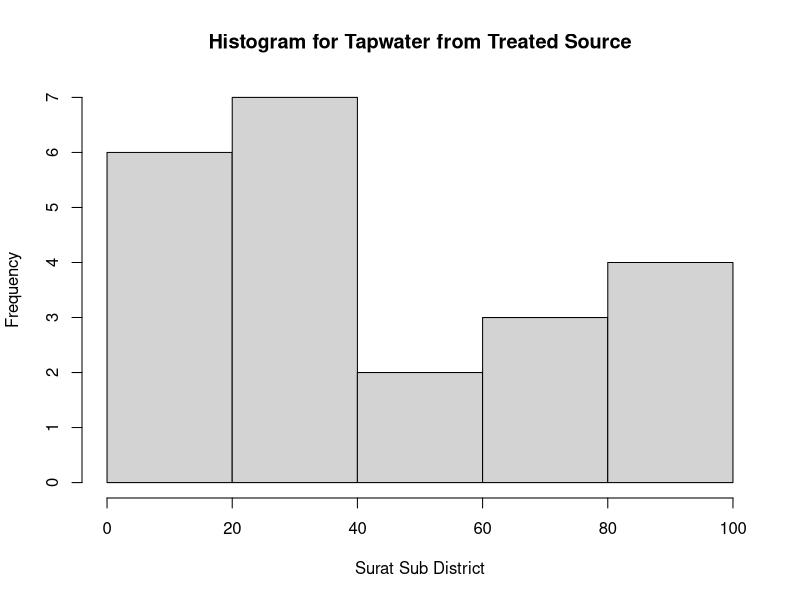
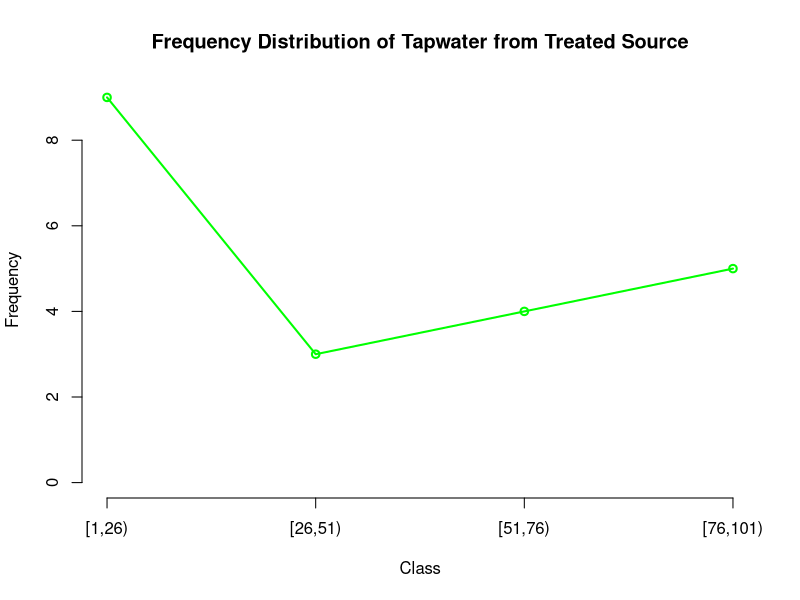
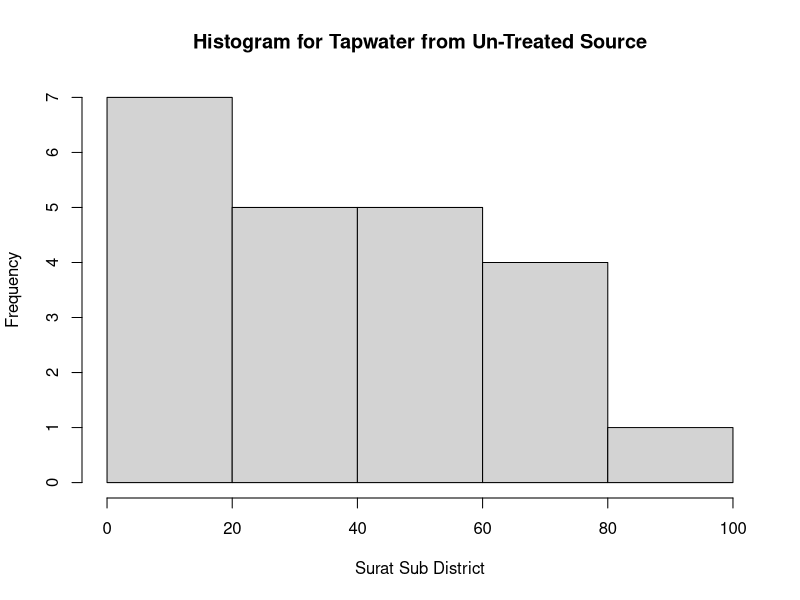
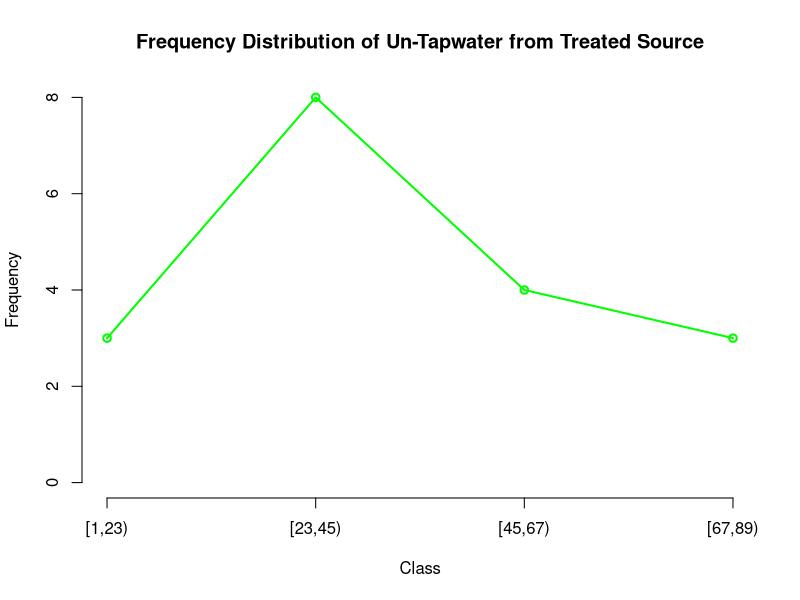
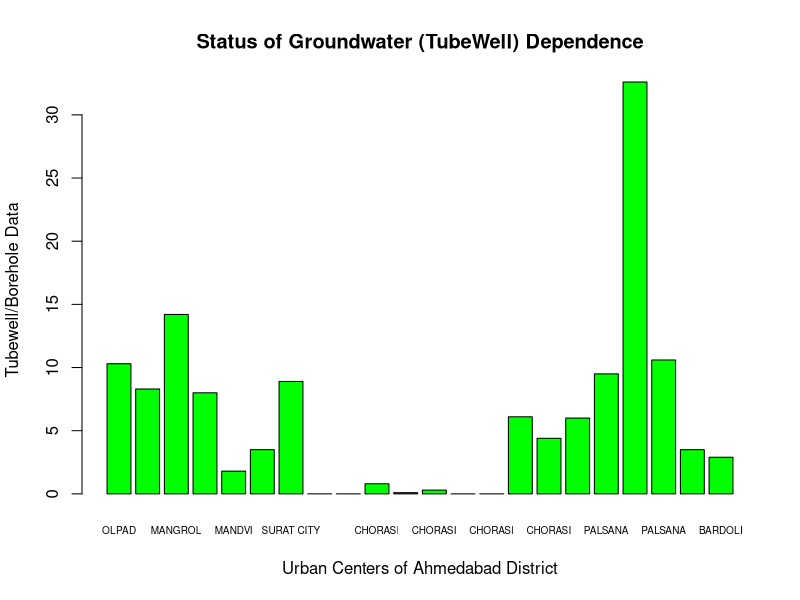
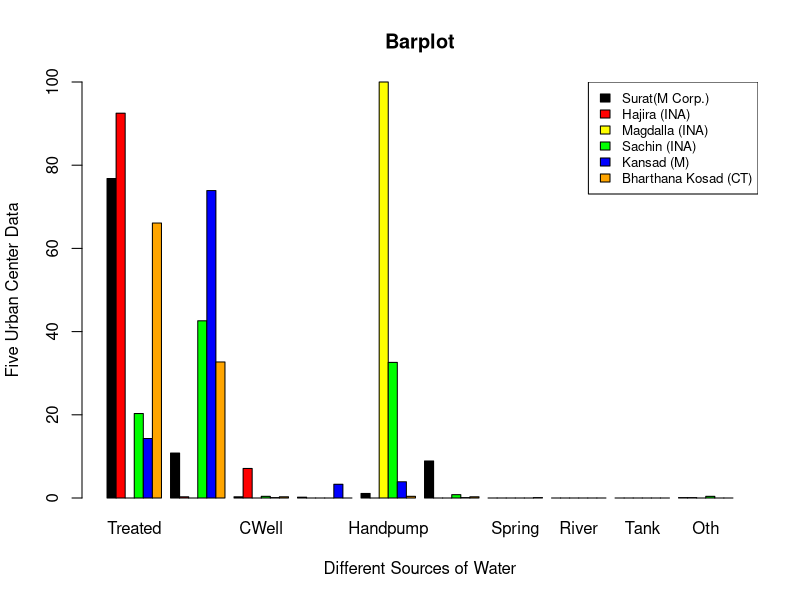
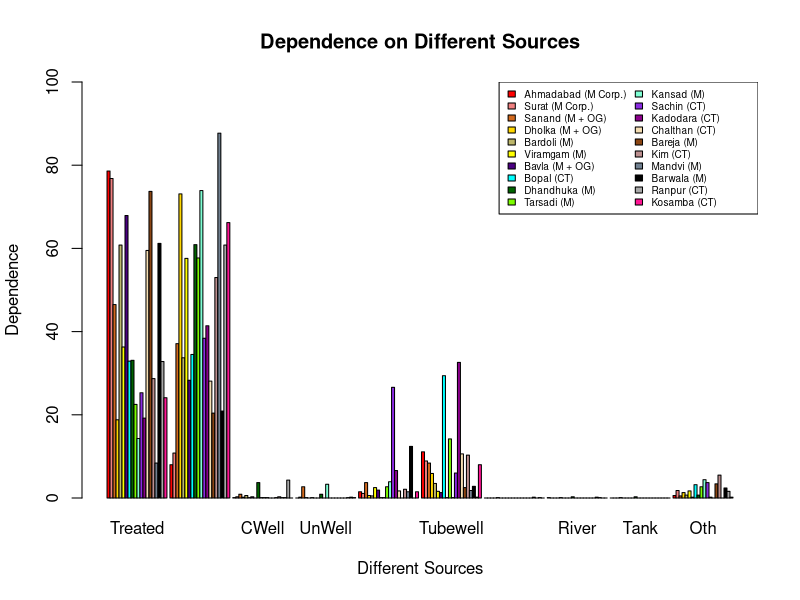
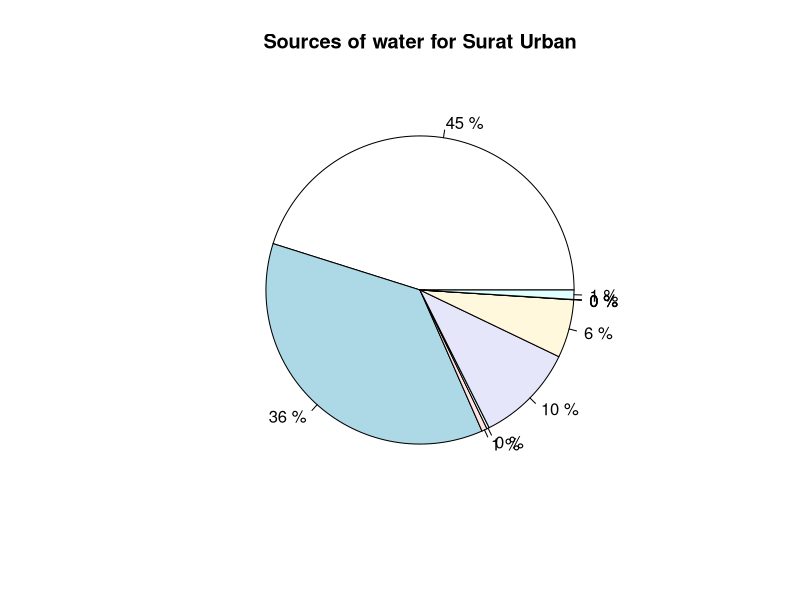

Write R code to recreate these figures, in order.
# 8. How similar or different is Surat from Ahmedabad? 
# (You will have to perform all the analysis done above for Surat, and then make the comparison)

# Importing Data
Water_Data = read.csv("water_data.csv")

# Selecting Treated Source from Surat district.
Tap_Treated = Water_Data$Tapwater.from.treated.source[14:35]

# Histogram
hist(Tap_Treated, xlab = "Surat Sub District",
     ylab = "Frequency", 
     main = "Histogram for Tapwater from Treated Source")


# Frequency Distribution
summary(Tap_Treated)
(99.9 - 1)/4
breaks = seq(1, 125, by=25)
time.cut = cut(Tap_Treated, breaks, right = FALSE)
time.freq = table(time.cut)
time.freq


# Plotting Frequency Distribution
plot(time.freq, type = "o",
     main = "Frequency Distribution of Tapwater from Treated Source",
     xlab = "Class", 
     ylab = "Frequency",
     col = "green")

# ---------------------------------------------------------------------------------------------------- #

# Select Untreated Source from Surat District.
Tap_Untreated = Water_Data$Tapwater.from.un.treated.source[14:35]

# Histogram
hist(Tap_Untreated, xlab = "Surat Sub District",
     ylab = "Frequency", 
     main = "Histogram for Tapwater from Un-Treated Source")


# Frequency Distribution
summary(Tap_Untreated)
# (max - 1) / number of class
(87.7 - 1)/4
breaks = seq(1, 95, by=22)
time.cut = cut(Tap_Untreated, breaks, right = FALSE)
time.freq = table(time.cut)
time.freq

# Ploting Frequency Distribution
plot(time.freq, type = "o",
     main = "Frequency Distribution of Un-Tapwater from Treated Source",
     xlab = "Class", 
     ylab = "Frequency",
     col = "green")

# --------------------------------------------------------------------------------------------------- #

# Mean
mean(Tap_Treated)
mean(Tap_Untreated)


# Geometric Mean
print(prod(Tap_Treated)^(1 / length(Tap_Treated))) 
print(prod(Tap_Untreated)^(1 / length(Tap_Untreated))) 


# Harmonic Mean
print(1 / mean(1 / Tap_Treated))
print(1 / mean(1 / Tap_Untreated))


# Median
median(Tap_Treated)
median(Tap_Untreated)


# Mode
mode(Tap_Treated)
mode(Tap_Untreated)

# --------------------------------------------------------------------------------------------------- #

# Standard Deviaition
sd(Tap_Treated)
sd(Tap_Untreated)

# --------------------------------------------------------------------------------------------------- #

# Selecting Tubewell from Surat District
Tubwell = Water_Data$Tubewell.Borehole[14:35]

# Plotting
barplot(Tubwell,
        names.arg = Water_Data$Sub.District.Name[14:35],
        cex.names = 0.6,
        main = "Status of Groundwater (TubeWell) Dependence",
        xlab = "Urban Centers of Ahmedabad District",
        ylab = "Tubewell/Borehole Data",
        col = "green")

# --------------------------------------------------------------------------------------------------- #

# Segrigating Data
Treated = Water_Data$Tapwater.from.treated.source[20:25]
Untreated = Water_Data$Tapwater.from.un.treated.source[20:25]
CWell = Water_Data$Covered.well[20:25]
UnC_Well = Water_Data$Un.covered.well[20:25]
Handpump = Water_Data$Handpump[20:25]
Tubewell = Water_Data$Tubewell.Borehole[20:25]
Spring = Water_Data$Spring[20:25]
River = Water_Data$River..Canal[20:25]
Tank = Water_Data$Tank..Pond..Lake[20:25]
Oth = Water_Data$Others[20:25]

# Combining Data
x = cbind(Treated, Untreated, CWell, UnC_Well, Handpump, Tubewell, Spring, River, Tank, Oth)

# Plotting
barplot(x,beside = TRUE,
        ylim = c(0,100),
        col = c("black", "red", "yellow", "green", "blue", "orange"),
        main = "Barplot",
        xlab = "Different Sources of Water",
        ylab = "Five Urban Center Data")
legend(x = "topright",
       legend = c("Surat(M Corp.)", "Hajira (INA)", "Magdalla (INA)", "Sachin (INA)", "Kansad (M)", 
                  "Bharthana Kosad (CT)"),
       cex = 0.8,
       fill = c("black", "red", "yellow", "green", "blue", "orange"))

# --------------------------------------------------------------------------------------------------- #

# Sorted by Population
Sorted = Water_Data[with(Water_Data, order(-Total.Population.of.Town)),]

# Segregating Data
Treated = Sorted$Tapwater.from.treated.source[1:20]
Untreated = Sorted$Tapwater.from.un.treated.source[1:20]
CWell = Sorted$Covered.well[1:20]
UnWell = Sorted$Un.covered.well[1:20]
Handpump = Sorted$Handpump[1:20]
Tubewell = Sorted$Tubewell.Borehole[1:20]
Spring = Sorted$Spring[1:20]
River = Sorted$River..Canal[1:20]
Tank = Sorted$Tank..Pond..Lake[1:20]
Oth = Sorted$Other.sources[1:20]

# Combining Data
z = cbind(Treated, Untreated, CWell, UnWell, Handpump, Tubewell, Spring, River, Tank, Oth)

# Plotting
barplot(z,
        beside=T, 
        ylim = c(0,100), 
        xlab = "Different Sources",
        ylab = "Dependence",
        main= "Dependence on Different Sources",
        col = c("#FF0000", "#F08080", "#D2691E","#FFD700", "#BDB76B", "#FFFF00", "#4B0082",  '#00FFFF', 
                "#006400","#7CFC00", '#7FFFD4', "#8A2BE2", "#8B008B", "#F5DEB3", "#8B4513", "#BC8F8F",
                "#708090", "#000000", "#A9A9A9",  "#FF1493"))
legend(x = "topright",
       legend = c("Ahmadabad (M Corp.)", "Surat (M Corp.)", "Sanand (M + OG)", "Dholka (M + OG)", 
                  "Bardoli (M)", "Viramgam (M)", "Bavla (M + OG)", "Bopal (CT)", "Dhandhuka (M)",
                  "Tarsadi (M)", "Kansad (M)", "Sachin (CT)", "Kadodara (CT)","Chalthan (CT)", 
                  "Bareja (M)", "Kim (CT)", "Mandvi (M)", "Barwala (M)", "Ranpur (CT)","Kosamba (CT)"),
       cex = 0.6,
       ncol = 2,
       fill = c("#FF0000", "#F08080", "#D2691E","#FFD700", "#BDB76B", "#FFFF00", "#4B0082",  '#00FFFF', 
                "#006400","#7CFC00", '#7FFFD4', "#8A2BE2", "#8B008B", "#F5DEB3", "#8B4513", "#BC8F8F",
                "#708090", "#000000", "#A9A9A9",  "#FF1493"))

# --------------------------------------------------------------------------------------------------- #

# Selecting Data
Treated = sum(Water_Data$Tapwater.from.treated.source[14:35])
Untreated = sum(Water_Data$Tapwater.from.un.treated.source[14:35])
CWell = sum(Water_Data$Covered.well[14:35])
UnC_Well = sum(Water_Data$Un.covered.well[14:35])
Handpump = sum(Water_Data$Handpump[14:35])
Tubewell = sum(Water_Data$Tubewell.Borehole[14:35])
Spring = sum(Water_Data$Spring[14:35])
River = sum(Water_Data$River..Canal[14:35])
Tank = sum(Water_Data$Tank..Pond..Lake[14:35])
Oth = sum(Water_Data$Others[14:35])

z = c(Treated, Untreated, CWell, UnC_Well, Handpump, Tubewell, Spring, River, Tank, Oth)

# Plotting
pie(z, labels = paste(round(z/sum(z)*100), "%"), main = "Sources of water for Surat Urban")